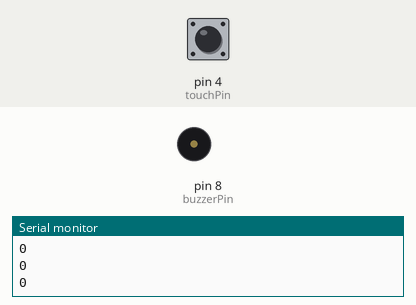
Simulated run of this sketch. Board: Arduino Uno, built with avr-gcc and run on an emulated ATmega328P. Shown: buzzer (waves = sounding), the last lines printed to the serial monitor. Inputs (shaded band) come from the test bench; at power-on: pin 4 (touchPin) LOW.

Above: at 1.4 s.
1.5 s: pin 4 (touchPin) pulled HIGH for 0.35 s
At 1.6 s:
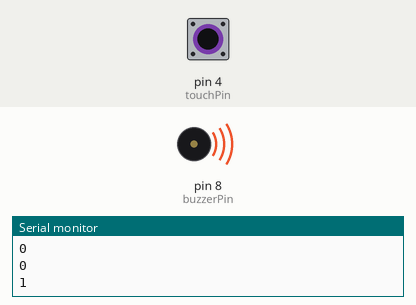
3.5 s: pin 4 (touchPin) pulled HIGH for 3.2 s
At 7.4 s:
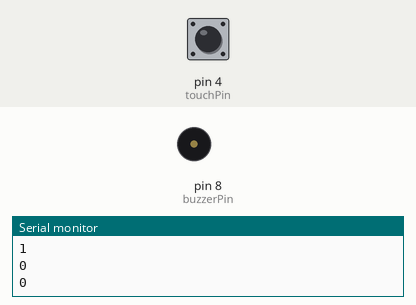
Timing chart, 0 to 8.9 s (numbered marks = the images above; inputs shaded):
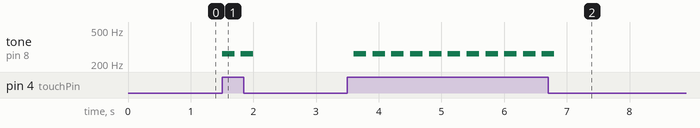

The sketch:

code.ino
```cpp
int touchPin = 4;
int buzzerPin = 8;

void setup() {
  pinMode(touchPin, INPUT);
  pinMode(buzzerPin, OUTPUT);

  // DEBUG
  Serial.begin(9600);
}

void loop() {
  int cValue = digitalRead(touchPin);
  if(cValue == 1){
    tone(buzzerPin,262,200);
  }

  // DEBUG
  Serial.println(String(cValue));
  delay(300);
}
```

Measured:
- after the input at 1.5 s, tone on pin 8 (buzzerPin): alternates 262 Hz for 0.20 s and silent for 0.10 s, 4 changes in all, then stays silent, starting at once
- after the input at 3.5 s, tone on pin 8 (buzzerPin): alternates 262 Hz for 0.20 s and silent for 0.10 s, 22 changes in all, then stays silent, starting after 0.10 s
